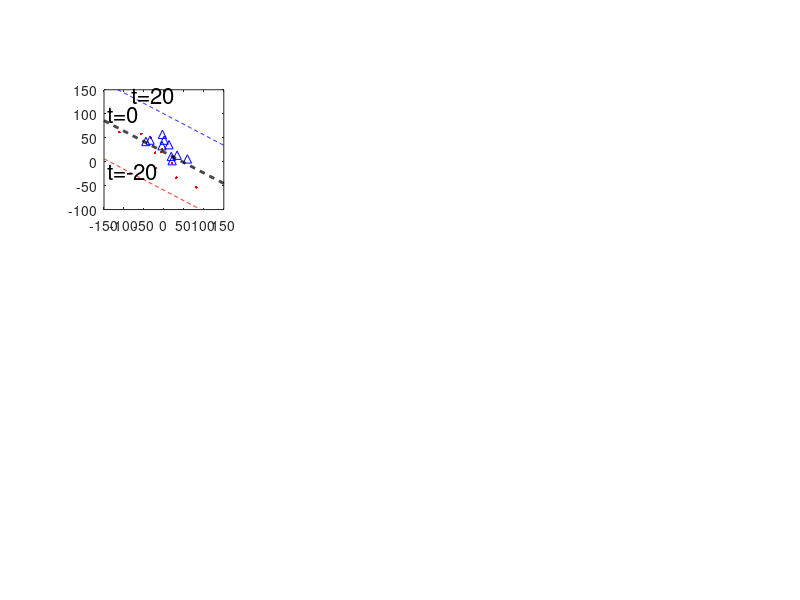

This figure's MATLAB source: (Note: this script raises an error after producing the figure.)
% 9.3
clear all;Nx=[10 100 1000 10000];
figure('Position', [0,0,1920, 960]);
set(gca, 'OUterPosition', [0, 0, 1, 1])
count=1;
for N=Nx
    scaffold=1/N;
    mx1=0;my1=0;sx1=40;sy1=25;r1=-0.7;
    mx2=0;my2=40;sx2=40;sy2=25;r2=-0.7;
    % mx1=500;my1=150;sx1=120;sy1=40;r1=0.3;
    % mx2=170;my2=400;sx2=120;sy2=250;r2=0.7;
    m1=ones(N,2);m1(:,1)=m1(:,1)*mx1;m1(:,2)=m1(:,2)*my1;
    m2=ones(N,2);m2(:,1)=m2(:,1)*mx2;m2(:,2)=m2(:,2)*my2;
    M1=[mx1;my1];M2=[mx2;my2];
    K1=[sx1^2 r1*sy1*sx1;r1*sx1*sy1 sy1^2];
    K2=[sx2^2 r2*sy2*sx2;r2*sx2*sy2 sy2^2];
    Swi=2*eye(2)/(K1+K2);
    X1=mvnrnd(m1,K1);X2=mvnrnd(m2,K2);
%     figure('Position', [0 0 1280 640]);
    subplot(2,4,count);
    plot(X1(:,1),X1(:,2),'r.');axis square;hold on;
    plot(X2(:,1),X2(:,2),'b^');
    t=-60:2:20;Nt=length(t);p=-150:150;TPF=zeros(1,Nt);FPF=TPF;
    for i=1:Nt
        a=2*(M2-M1)'*Swi;
        b=t(i)+M2'*Swi*M2-M1'*Swi*M1;
        q=(b-a(1)*p)/a(2);
        C1=0;C2=0;
        for j=1:N
            if (X1(j,2)>(b-a(1)*X1(j,1))/a(2))
                C1=C1+1;
            end
            if (X2(j,2)>(b-a(1)*X2(j,1))/a(2))
                C2=C2+1;
            end
        end
        TPF(i)=scaffold*C2;FPF(i)=scaffold*C1;
        if(t(i)==-20);plot(p,q,'r--'); text(-140,-20, "t=-20", 'fontsize', 16);end
        if(t(i)==0);plot(p,q,'k--', 'linewidth',2);text(-140, 100, "t=0", 'fontsize', 16);end
        if(t(i)==20);plot(p,q,'b--'); text(-80, 140, "t=20", 'fontsize', 16); hold off; end
    end
    xlim([-150 150]);ylim([-100 150]);
    xlabel("$x_1$(N="+num2str(N)+")","interpreter", 'latex', 'fontsize', 20);
    ylabel('$x_2$','interpreter','latex', 'fontsize',20);
    set(gca, 'Fontsize', 16);
    subplot(2,4,count+4);
    plot(FPF,TPF,'k','linewidth',2)
    AUC=trapz(FPF,TPF);
    axis square;
    xlabel("FPF(N="+num2str(N)+")", 'fontsize', 20);
    ylabel('TPF','fontsize',20);
    set(gca, 'Fontsize', 16);
    text(0.7,0.9,"AUC="+num2str(-AUC), 'fontsize', 16);

    mu1=[mx1;my1];mu2=[mx2;my2];
    mu_b=(mu1+mu2)/2;
    Sb=0.5*(mu1-mu_b)*(mu1-mu_b)'+0.5*(mu2-mu_b)*(mu2-mu_b)';
    Jh=trace(Swi*Sb)

    Bmu=(mu2-mu1)'*Swi*(mu2-mu1)/8
    count=count+1;
end

% 9.4 
clear all;N=1000;
scaffold=1/N;
mx1=0;my1=0;mz1=-10;sx1=40;sy1=40;sz1=10;r12=0;r13=0.4;r23=0.4;
mx2=0;my2=40;mz2=15;sx2=40;sy2=40;sz2=10;
m1=ones(N,2);m1(:,1)=m1(:,1)*mx1;m1(:,2)=m1(:,2)*my1;m1(:,3)=mz1;
m2=ones(N,2);m2(:,1)=m2(:,1)*mx2;m2(:,2)=m2(:,2)*my2;m2(:,3)=mz2;
M1=[mx1;my1;mz1];M2=[mx2;my2;mz2];
K1=[sx1^2 r12*sy1*sx1 r13*sx1*sz1;r12*sx1*sy1 sy1^2 r23*sy1*sz1; r13*sx1*sz1 r23*sy1*sz1 sz1^2];
K2=K1;
Swi=2*eye(3)/(K1+K2);
X1=mvnrnd(m1,K1);X2=mvnrnd(m2,K2);
figure('Position', [0 0 1280 640]);
subplot(1,2,1);
scatter3(X1(:,1),X1(:,2),X1(:,3), 'r');axis square; hold on;
scatter3(X2(:,1),X2(:,2),X2(:,3), 'b');axis square; hold on;
t=-60:2:20;Nt=length(t);TPF=zeros(1,Nt);FPF=TPF;
px=[-150 150 150 -150];py=[-150 -150 150 150];
for i=1:Nt
    a=2*(M2-M1)'*Swi;
    b=t(i)+M2'*Swi*M2-M1'*Swi*M1;
    pz=(b-a(1)*px-a(2)*py)/a(3);
    C1=0;C2=0;
    for j=1:N
        if (X1(j,3)>(b-a(1)*X1(j,1)-a(2)*X1(j,2))/a(3))
            C1=C1+1;
        end
        if (X2(j,3)>(b-a(1)*X2(j,1)-a(2)*X2(j,2))/a(3))
            C2=C2+1;
        end
    end
    TPF(i)=scaffold*C2;FPF(i)=scaffold*C1;
    if(t(i)==0);patch(px,py,pz, 'k','faceAlpha', 0.2);text(150, 150, 25, 't=0', 'fontsize', 16);end
end
set(gca, 'Fontsize', 11);
xlabel('x','fontsize', 20);
ylabel('y','fontsize', 20);
zlabel('z','fontsize', 20);
subplot(1,2,2);
plot(FPF,TPF,'k','linewidth',2);axis square;
AUC=trapz(FPF,TPF);
xlabel("FPF(N="+num2str(N)+")", 'fontsize', 20);
ylabel('TPF','fontsize',20);
set(gca, 'Fontsize', 16);
text(0.7,0.9,"AUC="+num2str(-AUC), 'fontsize', 16);
% compute J
mu_ave=(M1+M2)/2;
Sb=0.5*((M1-mu_ave)*(M1-mu_ave)'+(M2-mu_ave)*(M2-mu_ave)');
Jh=trace(Swi*Sb);
% comput B
Bmu=(M2-M1)'*Swi*(M2-M1)/8;
Bk=0.5*log(det((K1+K2)/2)/sqrt(det(K1)*det(K2)));
B=Bmu+Bk;

% 9.5
rng('default');
a=4;N=200;X1p=3*randn(N,2)+2*ones(N,2);
X2=2*randn(20,2)-ones(20,2);
N1=0;X1=zeros(length(N),2);
for j=1:N
    r=sqrt(X1p(j,1)^2+X1p(j,2)^2);
    if r>a
        N1=N1+1;
        X1(N1,:)=X1p(j,:);
    end
end
figure('Position', [0 0 1280 640]);
subplot(1,2,1);
c1x1=mean(X1(:, 1));c1x2=mean(X1(:,2));
c2x1=mean(X2(:, 1));c2x2=mean(X2(:,2));
cx1=[c1x1 c2x1]; cx2=[c1x2 c2x2];
X=[X1;X2];plot(X(:,1),X(:,2),'ko','MarkerSize',10); hold on;
plot(X2(:,1),X2(:,2),'r.',"MarkerSize", 30);
plot(cx1, cx2, 'kx','markersize',12,'linewidth',3); hold off
xlabel('x_1');ylabel('x_2')
set(gca, 'fontsize',16);
axis square;

options=statset('Display', 'final');
[idx, C] = kmeans(X, 2, 'replicates', 3, 'options', options);
ic =0;
for j=1:length(X1)
    if idx(j) ~= 1;ic=ic+1;end
end
for k=length(X1)+1:length(X)
    if idx(k) ~= 2;ic=ic+1;end
end
subplot(1,2,2);
plot(X(idx==1,1), X(idx==1,2),'ro', 'markersize',6);hold on;
plot(X(idx==2,1),X(idx==2,2),'b+', 'markersize',6);
plot(C(:,1),C(:,2),'kx','markersize',12,'linewidth',3);hold off
xlabel("x_1");ylabel("y_1");
axis square;
set(gca, 'fontsize',16);

    